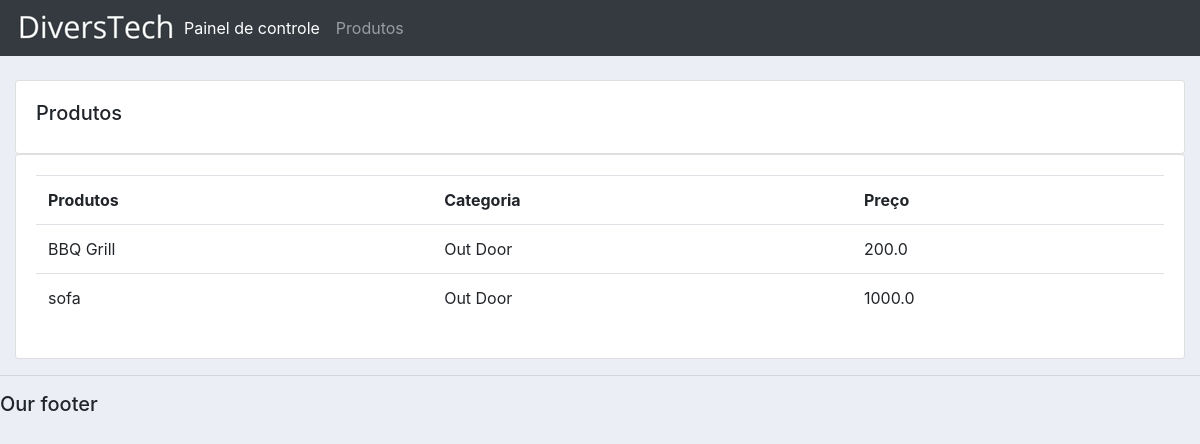
Screenshot of /products/ with the database file from the repository.
### contas/models.py (models this page shows, shortened)
class Product(models.Model):
	CATEGORY = (
			('Indoor', 'Indoor'),
			('Out Door', 'Out Door'),
			)
	name = models.CharField(max_length=200, null=True)
	price = models.FloatField(null=True)
	category = models.CharField(max_length=200, null=True, choices=CATEGORY)
	description = models.CharField(max_length=200, null=True, blank=True)
	date_created = models.DateTimeField(auto_now_add=True, null=True)
	tags = models.ManyToManyField(Tag)

### contas/views.py (the view)
# urls.py: path('products/',views.products, name="products"),
def products(request):
    products = Product.objects.all()
    return render(request, 'contas/products.html', {'products':products})

### contas/templates/contas/products.html
{%  extends 'contas/main.html' %}
{% block content %}
		<br>
		<div class="row">
			<div class="col-md">
				<div class="card card-body">
					<h5>Produtos</h5>
				</div>
				<div class="card card-body">
					<table class="table">
						<tr>
							<th>Produtos</th>
							<th>Categoria</th>
							<th>Preço</th>
						</tr>
						{% for i in products %}
							<tr>
								<td>{{i.name}}</td>
								<td>{{i.category}}</td>
								<td>{{i.price}}</td>
							</tr>
						{% endfor %}
					</table>
				</div>
			</div>
		</div>
{% endblock content %}

### static/css/main.css (style rules this page uses)
body { background-color: #ebeff5; }

### rows the page displays
Product: name "BBQ Grill", category "Out Door", price "200.0"
Product: name "sofa", category "Out Door", price "1000.0"
